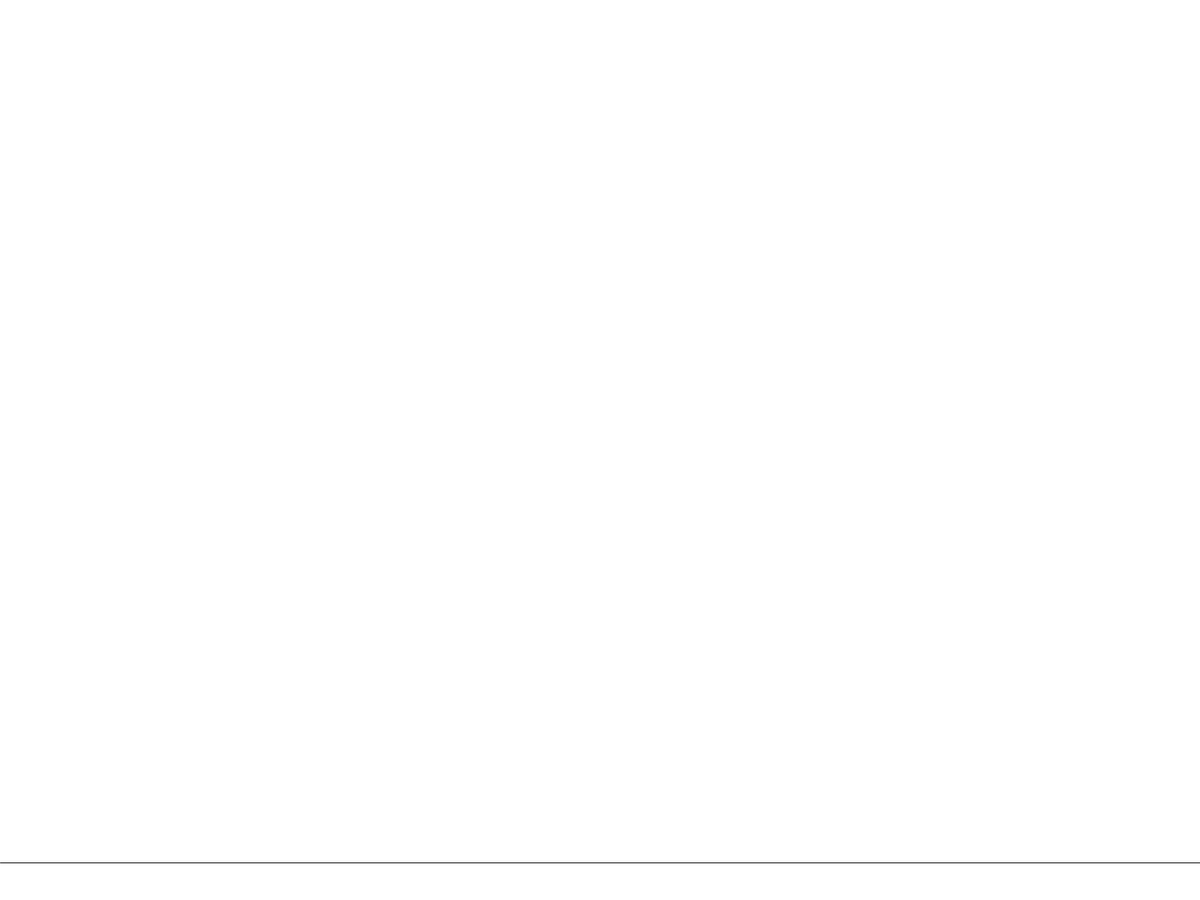
Frame 1 (no input)
Frame 60 (the mouse pressed at the canvas centre just before this capture): identical to frame 1, image omitted
Frame 120 (the mouse held since frame 60 and released just before this capture): identical to frame 1, image omitted

The Processing sketch that drew this single still picture (run headless with seeded random() and noise(); from frame 60 on, the mouse is pressed at the canvas centre):

// Processing sketch: Koch_Curve
// ── Koch_Curve.pde
ArrayList<Line> lines;

void setup() {
  fullScreen();
  lines = new ArrayList<Line>();
  PVector s = new PVector(0,height-50);
  PVector e = new PVector(width,height-50);
  lines.add(new Line(s,e));
}

void draw() {
  background(255);
  for(Line l : lines) {
    l.display();  
  }
}

void keyPressed() {
  if(key == ' ') {
    generate();
  }
}

void generate() {
  ArrayList next = new ArrayList<Line>();
  for(Line l : lines) {
    PVector a = l.A();
    PVector b = l.B();  
    PVector c = l.C();  
    PVector d = l.D();  
    PVector e = l.E();  
    
    next.add(new Line(a,b));
    next.add(new Line(b,c));
    next.add(new Line(c,d));
    next.add(new Line(d,e));
  }
  lines=next;
}

class Line {
  
  PVector start;
  PVector end;
  
  Line(PVector a, PVector b) {
    start=a;
    end=b;
  }
  
  void display() {
    stroke(0);
    line(start.x,start.y,end.x,end.y);
  }
  
  PVector A() {
    return start;  
  }
  
  PVector B() {
    PVector v = PVector.sub(end,start);
    v.div(3);
    v.add(start);
    return v;
    
  }
  
  PVector C() {
    PVector a = start;
    
    PVector v = PVector.sub(end, start);
    
    v.div(3);
    a.add(v);
    
    v.rotate(-radians(60));
    a.add(v);
    
    return a;
  }
  
  PVector D() {
    PVector v = PVector.sub(end,start);
    v.mult(2/3.0);
    v.add(start);
    return v;
  }
  
  PVector E() {
    return end;  
  }
}
